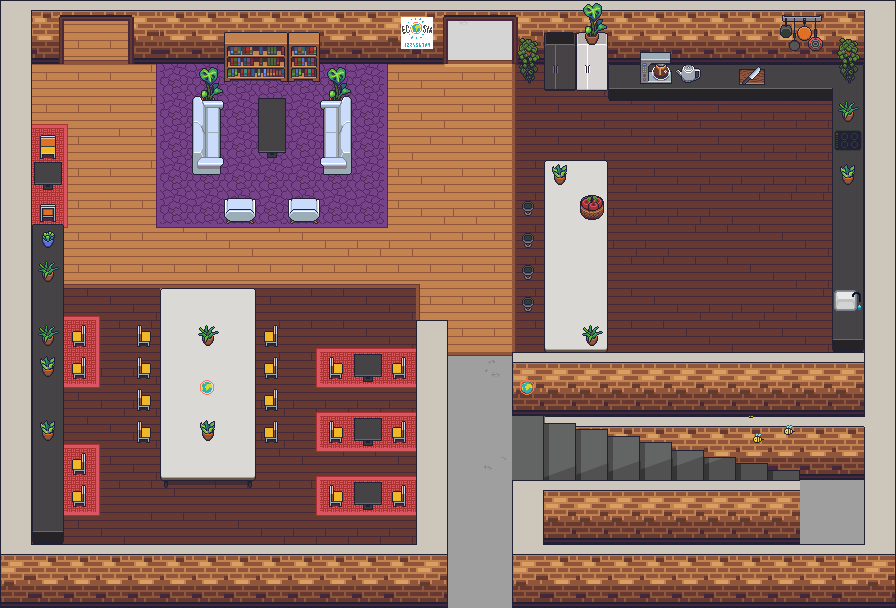

A 2D game scene composited from a Tiled map and its tileset images. What follows is a short description and the map's XML, with each tile layer's data collapsed to a summary:
An orthogonal 28x19 tile map with 32x32 px tiles, 7 tile layers (floors, floors over, floors over 2, walls background, ...), 3 tilesets.

<map version="1.8" tiledversion="1.8.1" orientation="orthogonal" renderorder="right-down" width="28" height="19" tilewidth="32" tileheight="32" infinite="0" nextlayerid="9" nextobjectid="1">
 <tileset firstgid="1" source="../tilesets/walls.tsx" />
 <tileset firstgid="1751" source="../tilesets/floors.tsx" />
 <tileset firstgid="4251" source="../tilesets/Objects.tsx" />
 <imagelayer id="2" name="img" locked="1" opacity="0.5" offsetx="-32" offsety="-32">
  <image source="htf7ZBciWcuxK1n4iH9YyE.png" />
 </imagelayer>
 <layer id="3" name="floors" width="28" height="19">
  <data>[532 cells, 526 non-empty, 49 distinct tile ids]</data>
 </layer>
 <layer id="6" name="floors over" width="28" height="19">
  <data>[532 cells, 221 non-empty, 38 distinct tile ids]</data>
 </layer>
 <layer id="8" name="floors over 2" width="28" height="19">
  <data>[532 cells, 13 non-empty, 3 distinct tile ids]</data>
 </layer>
 <layer id="4" name="walls background" width="28" height="19">
  <data>[532 cells, 99 non-empty, 13 distinct tile ids]</data>
 </layer>
 <layer id="1" name="walls foreground" width="28" height="19">
  <data>[532 cells, 110 non-empty, 20 distinct tile ids]</data>
 </layer>
 <layer id="5" name="Objects" width="28" height="19">
  <data>[532 cells, 127 non-empty, 66 distinct tile ids]</data>
 </layer>
 <layer id="7" name="Objects over" width="28" height="19">
  <data>[532 cells, 50 non-empty, 32 distinct tile ids]</data>
 </layer>
</map>